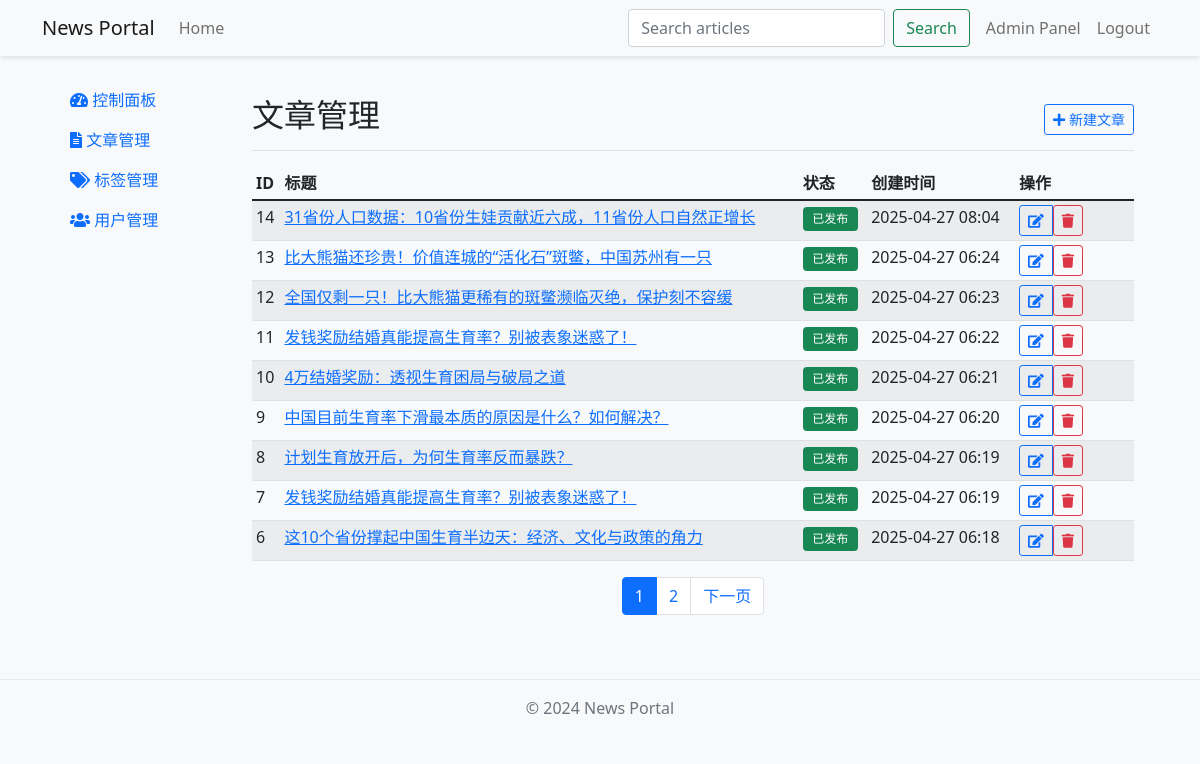
The app's page /admin/articles (signed in) with its own data.
### app/models.py (models this page shows, shortened)
class Article(db.Model):
    id = db.Column(db.Integer, primary_key=True)
    title = db.Column(db.String(200), nullable=False)
    subtitle = db.Column(db.String(200))
    content = db.Column(db.Text, nullable=False)
    is_published = db.Column(db.Boolean, default=False)
    is_top = db.Column(db.Boolean, default=False)
    is_recommended = db.Column(db.Boolean, default=False)
    created_at = db.Column(db.DateTime, default=datetime.utcnow)
    updated_at = db.Column(
        db.DateTime, default=datetime.utcnow, onupdate=datetime.utcnow
    )
    author_id = db.Column(db.Integer, db.ForeignKey("user.id"))
    tags = db.relationship("Tag", secondary="article_tag", backref="articles")
    images = db.relationship("Image", backref="article", lazy="dynamic")

### app/admin/routes.py (the view)
@bp.route("/articles")
@login_required
@admin_required
def articles():
    page = request.args.get("page", 1, type=int)
    articles = Article.query.order_by(Article.created_at.desc()).paginate(
        page=page, per_page=current_app.config["POSTS_PER_PAGE"]
    )
    return render_template("admin/articles.html", articles=articles)

### app/admin/routes.py (called while the page is built)
def admin_required(f):
    @wraps(f)
    def decorated_function(*args, **kwargs):
        if not current_user.is_admin:
            flash("需要管理员权限")
            return redirect(url_for("main.index"))
        return f(*args, **kwargs)
    return decorated_function

### app/models.py (called while the page is built)
@login.user_loader
def load_user(id):
    return User.query.get(int(id))

### app/templates/admin/articles.html (shortened to what this page needs)
{% extends "admin/base.html" %} {% block admin_title %}文章管理{% endblock %} {%
block admin_actions %}
<div class="btn-group">
  <a
    href="{{ url_for('admin.new_article') }}"
    class="btn btn-sm btn-outline-primary"
  >
    <i class="fas fa-plus"></i> 新建文章
  </a>
</div>
{% endblock %} {% block admin_content %}
<div class="table-responsive">
  <table class="table table-striped table-sm">
    <thead>
      <tr>
        <th>ID</th>
        <th>标题</th>
        <th>状态</th>
        <th>创建时间</th>
        <th style="min-width: 110px; white-space: nowrap">操作</th>
      </tr>
    </thead>
    <tbody>
      {% for article in articles.items %}
      <tr>
        <td>{{ article.id }}</td>
        <td>
          <a href="{{ url_for('admin.edit_article', id=article.id) }}">
            {{ article.title }}
          </a>
        </td>
        <td>
          {% if article.is_published %}
          <span class="badge bg-success">已发布</span>
          {% else %}
          <span class="badge bg-secondary">草稿</span>
          {% endif %}
        </td>
        <td>{{ article.created_at.strftime('%Y-%m-%d %H:%M') }}</td>
        <td style="min-width: 110px; white-space: nowrap">
          <div class="btn-group" role="group">
            <a
              href="{{ url_for('admin.edit_article', id=article.id) }}"
              class="btn btn-sm btn-outline-primary"
              title="编辑"
            >
              <i class="fas fa-edit"></i>
            </a>
            <form
              action="{{ url_for('admin.delete_article', id=article.id) }}"
              method="post"
              class="d-inline"
            >
              <button
                type="submit"
                class="btn btn-sm btn-outline-danger"
                onclick="return confirm('确定要删除这篇文章吗？')"
                title="删除"
              >
                <i class="fas fa-trash"></i>
              </button>
            </form>
          </div>
        </td>
      </tr>
      {% endfor %}
    </tbody>
  </table>
</div>
<nav aria-label="Page navigation">
  <ul class="pagination justify-content-center">
     {% for page in articles.iter_pages() %} {% if page %} {% if page
    == articles.page %}
    <li class="page-item active">
      <span class="page-link">{{ page }}</span>
    </li>
    {% else %}
    <li class="page-item">
      <a class="page-link" href="{{ url_for('admin.articles', page=page) }}"
        >{{ page }}</a
      >
    </li>
    {% endif %} {% else %}
    <li class="page-item disabled">
      <span class="page-link">...</span>
    </li>
    {% endif %} {% endfor %} {% if articles.has_next %}
    <li class="page-item">
      <a
        class="page-link"
        href="{{ url_for('admin.articles', page=articles.next_num) }}"
        >下一页</a
      >
    </li>
    {% endif %}
  </ul>
</nav>
{% endblock %}

### app/static/css/style.css (style rules this page uses)
body { background-color: #f8f9fa; }
.badge { font-weight: normal; padding: 0.5em 0.8em; }

### records on screen
Article: id "14", title "31省份人口数据：10省份生娃贡献近六成，11省份人口自然正增长", is_published "已发布", created_at "2025-04-27 08:04"
Article: id "13", title "比大熊猫还珍贵！价值连城的“活化石”斑鳖，中国苏州有一只", is_published "已发布", created_at "2025-04-27 06:24"
Article: id "12", title "全国仅剩一只！比大熊猫更稀有的斑鳖濒临灭绝，保护刻不容缓", is_published "已发布", created_at "2025-04-27 06:23"
Article: id "11", title "发钱奖励结婚真能提高生育率？别被表象迷惑了！", is_published "已发布", created_at "2025-04-27 06:22"
Article: id "10", title "4万结婚奖励：透视生育困局与破局之道", is_published "已发布", created_at "2025-04-27 06:21"
Article: id "9", title "中国目前生育率下滑最本质的原因是什么？如何解决？", is_published "已发布", created_at "2025-04-27 06:20"
Article: id "8", title "计划生育放开后，为何生育率反而暴跌？", is_published "已发布", created_at "2025-04-27 06:19"
Article: id "7", title "发钱奖励结婚真能提高生育率？别被表象迷惑了！", is_published "已发布", created_at "2025-04-27 06:19"
Article: id "6", title "这10个省份撑起中国生育半边天：经济、文化与政策的角力", is_published "已发布", created_at "2025-04-27 06:18"

### other values on screen
{{ page }} "1"
{{ page }} "2"
